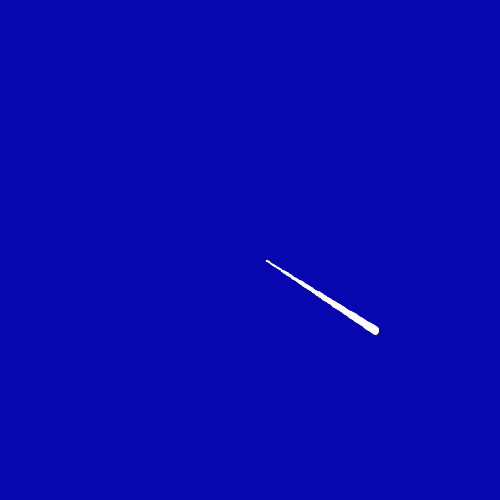
Frame 1 (no input)
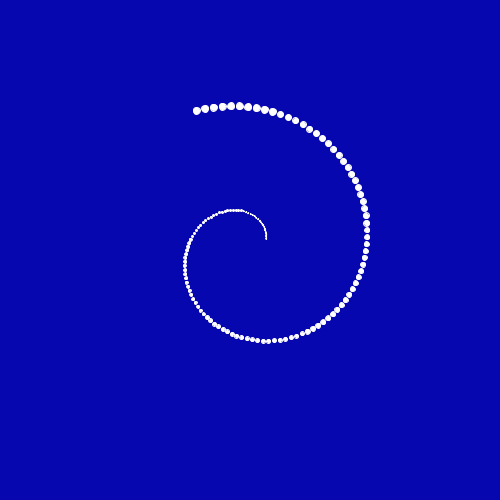
Frame 60 (the mouse pressed at the canvas centre just before this capture)
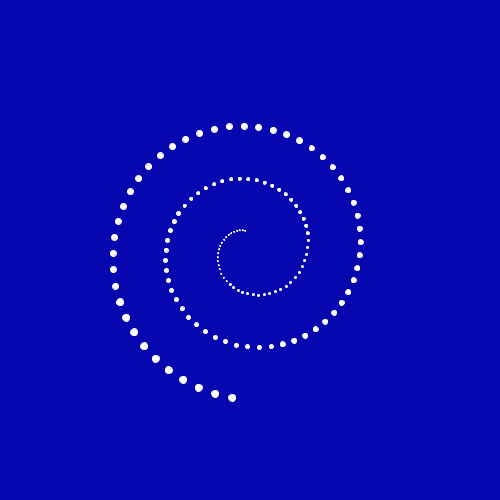
Frame 120 (the mouse held since frame 60 and released just before this capture)

The Processing sketch that drew these frames (run headless with seeded random() and noise(); from frame 60 on, the mouse is pressed at the canvas centre):

// Processing sketch: sketch_31012017
// ── sketch_31012017.pde
Spiral[] spiral = new Spiral[150];

void setup(){
  size(500,500);
  smooth();
  for(int i = 0; i<=spiral.length-1; i++){
    spiral[i] = new Spiral(i,i, i/20);
  }
}

void draw(){
  background(6,7,175);
  for(int i = 0; i<=spiral.length-1; i++){
    spiral[i].move();
    spiral[i].display();
  }
}
// ── Spiral.pde
class Spiral{
  float angle = 1;
  float speed = 0;
  float scalar = 0;
  float x,y;
  float base = width/2;
  float alpha = random(100,255);
  float size;
  
  Spiral(float newSpeed, float newScalar, float newSize){
    scalar = newScalar;
    speed = newSpeed;
    size = newSize;
  }
  
  void move(){
    x = base + sin(angle) * scalar;
    y = base + cos(angle) * scalar;
    angle = angle + (speed/1000);
  }
  
  void display(){
    stroke(255);
    ellipse(x, y, size, size);
  }
  
}
